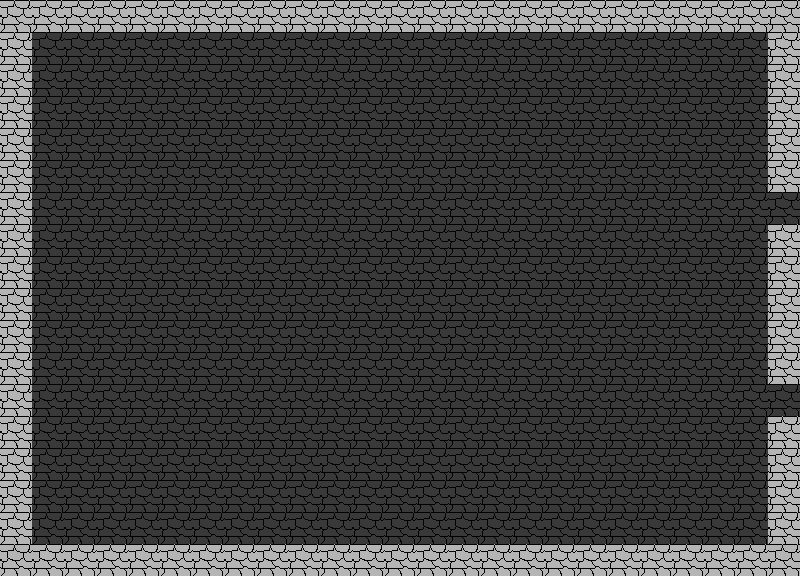

A 2D game scene composited from a Tiled map and its tileset images. What follows is a short description and the map's XML, with every tile layer's data as written:
An orthogonal 25x18 tile map with 32x32 px tiles, 1 tile layer (floor) and 5 objects (2x door, enemy, player).

<map version="1.10" tiledversion="1.11.2" orientation="orthogonal" renderorder="right-down" width="25" height="18" tilewidth="32" tileheight="32" infinite="0" nextlayerid="6" nextobjectid="23">
 <tileset firstgid="1" source="placeholder.tsx" />
 <layer id="1" name="floor" width="25" height="18">
  <data encoding="csv">
2,2,2,2,2,2,2,2,2,2,2,2,2,2,2,2,2,2,2,2,2,2,2,2,2,
2,1,1,1,1,1,1,1,1,1,1,1,1,1,1,1,1,1,1,1,1,1,1,1,2,
2,1,1,1,1,1,1,1,1,1,1,1,1,1,1,1,1,1,1,1,1,1,1,1,2,
2,1,1,1,1,1,1,1,1,1,1,1,1,1,1,1,1,1,1,1,1,1,1,1,2,
2,1,1,1,1,1,1,1,1,1,1,1,1,1,1,1,1,1,1,1,1,1,1,1,2,
2,1,1,1,1,1,1,1,1,1,1,1,1,1,1,1,1,1,1,1,1,1,1,1,2,
2,1,1,1,1,1,1,1,1,1,1,1,1,1,1,1,1,1,1,1,1,1,1,1,1,
2,1,1,1,1,1,1,1,1,1,1,1,1,1,1,1,1,1,1,1,1,1,1,1,2,
2,1,1,1,1,1,1,1,1,1,1,1,1,1,1,1,1,1,1,1,1,1,1,1,2,
2,1,1,1,1,1,1,1,1,1,1,1,1,1,1,1,1,1,1,1,1,1,1,1,2,
2,1,1,1,1,1,1,1,1,1,1,1,1,1,1,1,1,1,1,1,1,1,1,1,2,
2,1,1,1,1,1,1,1,1,1,1,1,1,1,1,1,1,1,1,1,1,1,1,1,2,
2,1,1,1,1,1,1,1,1,1,1,1,1,1,1,1,1,1,1,1,1,1,1,1,1,
2,1,1,1,1,1,1,1,1,1,1,1,1,1,1,1,1,1,1,1,1,1,1,1,2,
2,1,1,1,1,1,1,1,1,1,1,1,1,1,1,1,1,1,1,1,1,1,1,1,2,
2,1,1,1,1,1,1,1,1,1,1,1,1,1,1,1,1,1,1,1,1,1,1,1,2,
2,1,1,1,1,1,1,1,1,1,1,1,1,1,1,1,1,1,1,1,1,1,1,1,2,
2,2,2,2,2,2,2,2,2,2,2,2,2,2,2,2,2,2,2,2,2,2,2,2,2
</data>
 </layer>
 <objectgroup id="5" name="objects">
  <object id="17" type="door" gid="3" x="768" y="224" width="32" height="32">
   <properties>
    <property name="contains" value="map2.tmx" />
   </properties>
  </object>
  <object id="18" type="door" gid="3" x="768" y="416" width="32" height="32">
   <properties>
    <property name="contains" value="map3.tmx" />
   </properties>
  </object>
  <object id="19" type="enemy" gid="5" x="704" y="224" width="32" height="32">
   <properties>
    <property name="contains" value="bats" />
   </properties>
  </object>
  <object id="20" type="player" gid="4" x="32" y="64" width="32" height="32" />
  <object id="22" gid="3" x="0" y="64" width="32" height="32" />
 </objectgroup>
</map>
